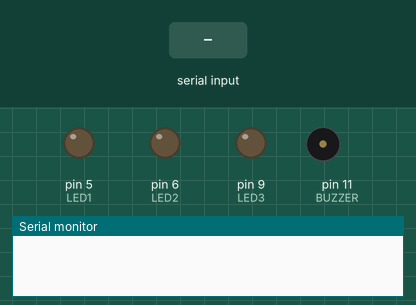
Simulated run of this sketch. Board: Arduino Uno, built with avr-gcc and run on an emulated ATmega328P. Shown: output pins drawn as LEDs (lit = HIGH), buzzer (waves = sounding), the last lines printed to the serial monitor. The inputs (shaded band) are chosen by the test bench. Random numbers use the default seed unless the sketch sets one.

Above: at 1.2 s.
1.3 s: "s1\n" received over Serial
At 1.51 s:
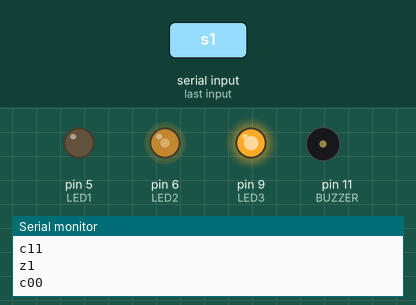
At 4.08 s:
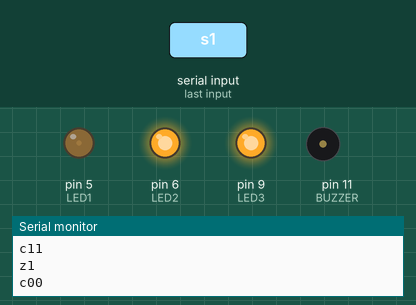
4.3 s: "stop\n" received over Serial
5.9 s: "s2\n" received over Serial
At 19.3 s:
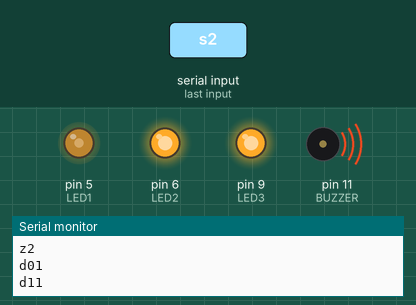
Timing chart, 0 to 19.6 s (numbered marks = the images above; inputs shaded):
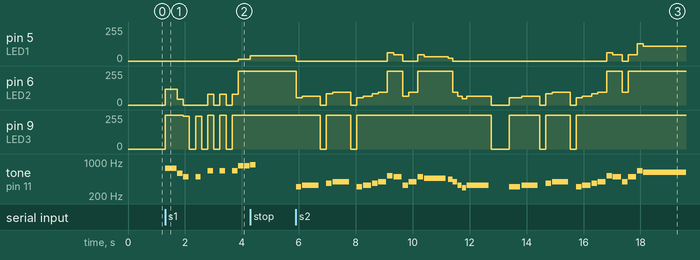

The sketch:

sound.ino
```cpp
#define NOTE_B0  31
#define NOTE_C1  33
#define NOTE_CS1 35
#define NOTE_D1  37
#define NOTE_DS1 39
#define NOTE_E1  41
#define NOTE_F1  44
#define NOTE_FS1 46
#define NOTE_G1  49
#define NOTE_GS1 52
#define NOTE_A1  55
#define NOTE_AS1 58
#define NOTE_B1  62
#define NOTE_C2  65
#define NOTE_CS2 69
#define NOTE_D2  73
#define NOTE_DS2 78
#define NOTE_E2  82
#define NOTE_F2  87
#define NOTE_FS2 93
#define NOTE_G2  98
#define NOTE_GS2 104
#define NOTE_A2  110
#define NOTE_AS2 117
#define NOTE_B2  123
#define NOTE_C3  131
#define NOTE_CS3 139
#define NOTE_D3  147
#define NOTE_DS3 156
#define NOTE_E3  165
#define NOTE_F3  175
#define NOTE_FS3 185
#define NOTE_G3  196
#define NOTE_GS3 208
#define NOTE_A3  220
#define NOTE_AS3 233
#define NOTE_B3  247
#define NOTE_C4  262
#define NOTE_CS4 277
#define NOTE_D4  294
#define NOTE_DS4 311
#define NOTE_E4  330
#define NOTE_F4  349
#define NOTE_FS4 370
#define NOTE_G4  392
#define NOTE_GS4 415
#define NOTE_A4  440
#define NOTE_AS4 466
#define NOTE_B4  494
#define NOTE_C5  523
#define NOTE_CS5 554
#define NOTE_D5  587
#define NOTE_DS5 622
#define NOTE_E5  659
#define NOTE_F5  698
#define NOTE_FS5 740
#define NOTE_G5  784
#define NOTE_GS5 831
#define NOTE_A5  880
#define NOTE_AS5 932
#define NOTE_B5  988
#define NOTE_C6  1047
#define NOTE_CS6 1109
#define NOTE_D6  1175
#define NOTE_DS6 1245
#define NOTE_E6  1319
#define NOTE_F6  1397
#define NOTE_FS6 1480
#define NOTE_G6  1568
#define NOTE_GS6 1661
#define NOTE_A6  1760
#define NOTE_AS6 1865
#define NOTE_B6  1976
#define NOTE_C7  2093
#define NOTE_CS7 2217
#define NOTE_D7  2349
#define NOTE_DS7 2489
#define NOTE_E7  2637
#define NOTE_F7  2794
#define NOTE_FS7 2960
#define NOTE_G7  3136
#define NOTE_GS7 3322
#define NOTE_A7  3520
#define NOTE_AS7 3729
#define NOTE_B7  3951
#define NOTE_C8  4186
#define NOTE_CS8 4435
#define NOTE_D8  4699
#define NOTE_DS8 4978
#define REST      0

#define LED1 5
#define LED2 6
#define LED3 9
#define BUZZER 11

int step1 = 500;
int step2 = 1000;

void setup()
{
  pinMode(LED1, OUTPUT);
  pinMode(LED2, OUTPUT);
  pinMode(LED3, OUTPUT);
  pinMode(BUZZER, OUTPUT);
  Serial.begin(115200);
}

void loop()
{
  String command = "";
  if (Serial.available())
  {
    command = Serial.readStringUntil('\n');
    interpret(command);
  }
}

void interpret(String command)
{
  if(command == "s1")
  {
    step1 = 500;
    step2 = 800;
    S1();
  } else if(command == "s2")
  {
    step1 = 200;
    step2 = 400;
    S2();
  } else if(command == "help")
  {
    Serial.println("\nPossible commands :");
    Serial.println("s1   - Start scene 1");
    Serial.println("s2   - Start scene 2");
    Serial.println("stop - Stop scene");
  }
}

int shouldStopProgram()
{
  String command = "";
  if (Serial.available())
  {
    command = Serial.readStringUntil('\n');
    if(command == "stop")
    {
      return 1;
    }
  }

  return 0;
}

void playMelody(int melody[], int tempo, int notes)
{
  int wholenote = (60000 * 4) / tempo;
  int divider = 0, noteDuration = 0;

  int timeBeforeCombo = 0;

  for (int thisNote = 0; thisNote < notes * 2; thisNote = thisNote + 2)
  {
    // this part comes from us
    if(shouldStopProgram())
    {
      return;
    }

    if(timeBeforeCombo <= 0)
    {
      lightCombo();
      timeBeforeCombo = 5000;
    }

    // this part comes from the internet
    divider = melody[thisNote + 1];
    if (divider > 0) {
      noteDuration = (wholenote) / divider;
    } else if (divider < 0) {
      // dotted notes are represented with negative durations
      noteDuration = (wholenote) / abs(divider);
      noteDuration *= 1.5;
    }

    timeBeforeCombo -= noteDuration;

    buzz(melody[thisNote], noteDuration);
    delay(noteDuration);
    noTone(BUZZER);
  }
}

// calls tone function and turns the 3 leds on according to the frequency
void buzz(int note, int noteDuration)
{
  analogWrite(LED1, 0);
  analogWrite(LED2, 0);
  analogWrite(LED3, 0);
  tone(BUZZER, note, noteDuration * 0.9);
  if(note > step1)
  {
    analogWrite(LED3, 255);
    if(note > step2)
    {
      analogWrite(LED2, 255);
      analogWrite(LED1, (note-step2)/2);
    } else
    {
      analogWrite(LED2, (note-step1)/2);
    }
  } else
  {
    analogWrite(LED3, note/2);
  }

}

void wait(size_t delaySeconds)
{
  Serial.println("z1");
  for(size_t i = 0; i < delaySeconds; i++)
  {
    Serial.println("a");
  }
}

void S1()
{
  Serial.println("Starting scene 1");

  /* ===== INTERNET CODE START ===== */

  // notes of the moledy followed by the duration.
  // a 4 means a quarter note, 8 an eighteenth , 16 sixteenth, so on
  // so -4 means a dotted quarter note, that is, a quarter plus an eighteenth
  int melody[] =
  {
    NOTE_FS5,8, NOTE_FS5,8,NOTE_D5,8, NOTE_B4,8, REST,8, NOTE_B4,8, REST,8, NOTE_E5,8,
    REST,8, NOTE_E5,8, REST,8, NOTE_E5,8, NOTE_GS5,8, NOTE_GS5,8, NOTE_A5,8, NOTE_B5,8,
    NOTE_A5,8, NOTE_A5,8, NOTE_A5,8, NOTE_E5,8, REST,8, NOTE_D5,8, REST,8, NOTE_FS5,8,
    REST,8, NOTE_FS5,8, REST,8, NOTE_FS5,8, NOTE_E5,8, NOTE_E5,8, NOTE_FS5,8, NOTE_E5,8,
    NOTE_FS5,8, NOTE_FS5,8,NOTE_D5,8, NOTE_B4,8, REST,8, NOTE_B4,8, REST,8, NOTE_E5,8,

    REST,8, NOTE_E5,8, REST,8, NOTE_E5,8, NOTE_GS5,8, NOTE_GS5,8, NOTE_A5,8, NOTE_B5,8,
    NOTE_A5,8, NOTE_A5,8, NOTE_A5,8, NOTE_E5,8, REST,8, NOTE_D5,8, REST,8, NOTE_FS5,8,
    REST,8, NOTE_FS5,8, REST,8, NOTE_FS5,8, NOTE_E5,8, NOTE_E5,8, NOTE_FS5,8, NOTE_E5,8,
    NOTE_FS5,8, NOTE_FS5,8,NOTE_D5,8, NOTE_B4,8, REST,8, NOTE_B4,8, REST,8, NOTE_E5,8,
    REST,8, NOTE_E5,8, REST,8, NOTE_E5,8, NOTE_GS5,8, NOTE_GS5,8, NOTE_A5,8, NOTE_B5,8,

    NOTE_A5,8, NOTE_A5,8, NOTE_A5,8, NOTE_E5,8, REST,8, NOTE_D5,8, REST,8, NOTE_FS5,8,
    REST,8, NOTE_FS5,8, REST,8, NOTE_FS5,8, NOTE_E5,8, NOTE_E5,8, NOTE_FS5,8, NOTE_E5,8,
  };

  /* ===== INTERNET CODE END ===== */

  int notes = sizeof(melody) / sizeof(melody[0]) / 2;

  playMelody(melody, 140, notes);
}

void S2()
{
  Serial.println("Starting scene 2");
  int tempo = 150;

  /* ===== INTERNET CODE START ===== */

  int melody[] =
  {
    NOTE_DS4,8,
    NOTE_E4,-4, REST,8, NOTE_FS4,8, NOTE_G4,-4, REST,8, NOTE_DS4,8,
    NOTE_E4,-8, NOTE_FS4,8,  NOTE_G4,-8, NOTE_C5,8, NOTE_B4,-8, NOTE_E4,8, NOTE_G4,-8, NOTE_B4,8,
    NOTE_AS4,2, NOTE_A4,-16, NOTE_G4,-16, NOTE_E4,-16, NOTE_D4,-16,
    NOTE_E4,2, REST,4, REST,8, NOTE_DS4,4,

    NOTE_E4,-4, REST,8, NOTE_FS4,8, NOTE_G4,-4, REST,8, NOTE_DS4,8,
    NOTE_E4,-8, NOTE_FS4,8,  NOTE_G4,-8, NOTE_C5,8, NOTE_B4,-8, NOTE_G4,8, NOTE_B4,-8, NOTE_E5,8,
    NOTE_DS5,1,
    NOTE_D5,2, REST,4, REST,8, NOTE_DS4,8,
    NOTE_E4,-4, REST,8, NOTE_FS4,8, NOTE_G4,-4, REST,8, NOTE_DS4,8,
    NOTE_E4,-8, NOTE_FS4,8,  NOTE_G4,-8, NOTE_C5,8, NOTE_B4,-8, NOTE_E4,8, NOTE_G4,-8, NOTE_B4,8,

    NOTE_AS4,2, NOTE_A4,-16, NOTE_G4,-16, NOTE_E4,-16, NOTE_D4,-16,
    NOTE_E4,-4, REST,4,
    REST,4, NOTE_E5,-8, NOTE_D5,8, NOTE_B4,-8, NOTE_A4,8, NOTE_G4,-8, NOTE_E4,-8,
    NOTE_AS4,16, NOTE_A4,-8, NOTE_AS4,16, NOTE_A4,-8, NOTE_AS4,16, NOTE_A4,-8, NOTE_AS4,16, NOTE_A4,-8,
    NOTE_G4,-16, NOTE_E4,-16, NOTE_D4,-16, NOTE_E4,16, NOTE_E4,16, NOTE_E4,2,
  };

  /* ===== INTERNET CODE END ===== */

  int notes = sizeof(melody) / sizeof(melody[0]) / 2;

  playMelody(melody, 140, notes);
}

/* ===== 5s functions that call good light function combinations ===== */
void lightCombo()
{
  int combo = random() % 5;

  switch(combo)
  {
    case 0:
      lightCombo0();
      break;
    case 1:
      lightCombo1();
      break;
    case 2:
      lightCombo2();
      break;
    case 3:
      lightCombo3();
      break;
    case 4:
      lightCombo4();
      break;

  }
}

void lightCombo0()
{
  Serial.println("z2");
  Serial.println("e4");

  Serial.println("z1");
  Serial.println("b");

  Serial.println("z2");
  Serial.println("e8");
}

void lightCombo1()
{
  Serial.println("z1");
  Serial.println("a");
  Serial.println("f0");
  Serial.println("f1");
  Serial.println("f2");
  Serial.println("f3");
}

void lightCombo2()
{
  Serial.println("z2");
  Serial.println("c01");
  Serial.println("c11");

  Serial.println("z1");
  Serial.println("c00");
}

void lightCombo3()
{
  Serial.println("z1");
  Serial.println("e2");

  Serial.println("z2");
  Serial.println("d01");
  Serial.println("d11");
}

void lightCombo4()
{
  Serial.println("z1");
  Serial.println("a");

  Serial.println("z2");
  Serial.println("d21");
  Serial.println("d31");
}
```

Measured:
- after the input at 1.3 s, pin 5 (LED1): 0/255 → 15/255 after 2.6 s, → 40/255 0.43 s later; pin 6 (LED2): 0/255 → 120/255 at once, → 43/255 0.43 s later, → 0/255 0.21 s later, → 79/255 0.86 s later, … (9 changes in this stretch)
- after the input at 5.9 s, pin 5 (LED1): 40/255 → 0/255 at once, → 61/255 3.2 s later, → 47/255 0.21 s later, → 0/255 0.32 s later, … (14 changes in this stretch); pin 6 (LED2): 255/255 → 55/255 at once, → 65/255 0.21 s later, → 0/255 0.64 s later, → 85/255 0.21 s later, … (32 changes in this stretch)
